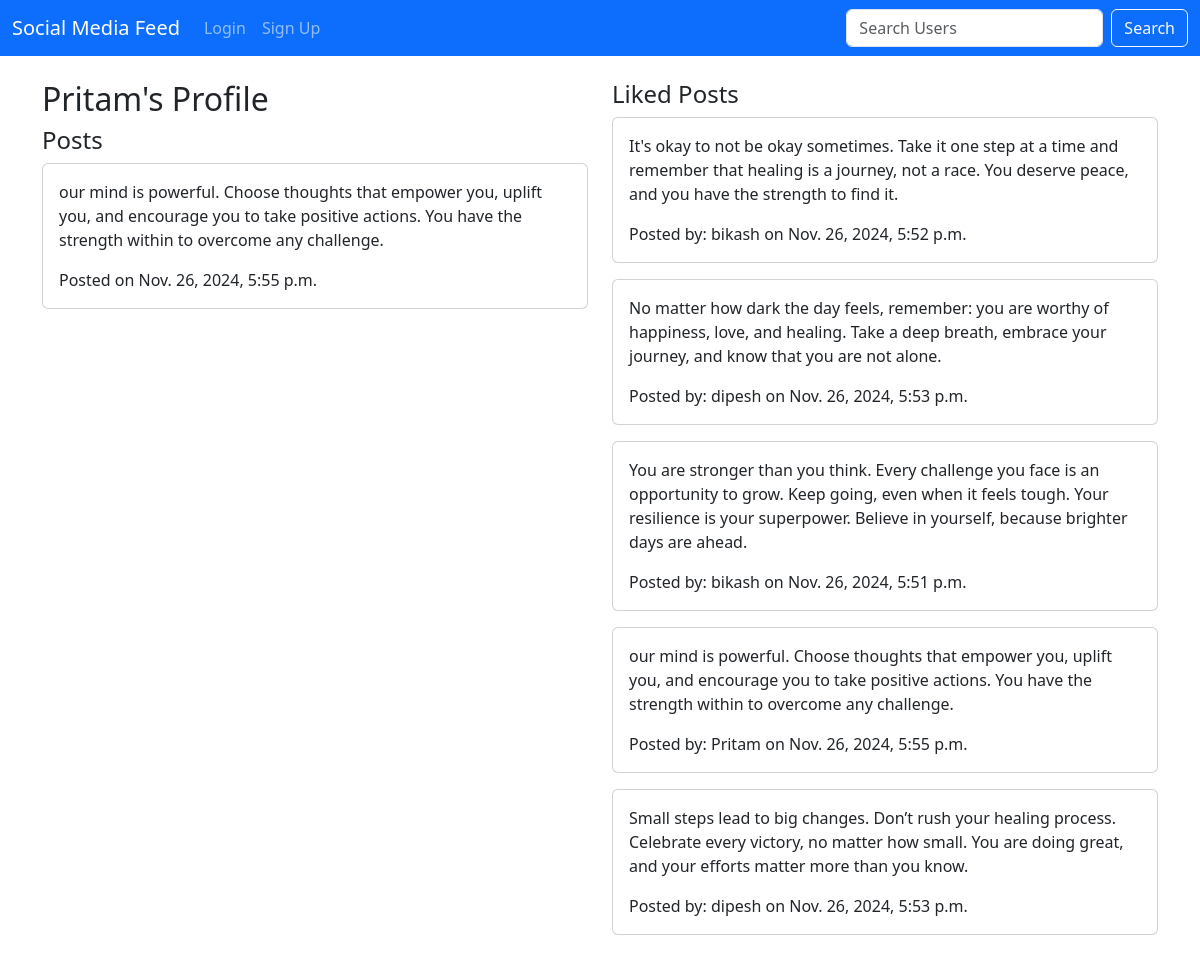
The page /profile/Pritam/ on the database its author committed.
### core/models.py (models this page shows, shortened)
class Post(models.Model):
    content = models.TextField()
    user = models.ForeignKey(User, on_delete=models.CASCADE, related_name='posts')
    created_at = models.DateTimeField(auto_now_add=True)
    updated_at = models.DateTimeField(auto_now=True)

class Like(models.Model):
    user = models.ForeignKey(User, on_delete=models.CASCADE, related_name='likes')
    post = models.ForeignKey(Post, on_delete=models.CASCADE, related_name='likes')

### core/views.py (the view)
# urls.py: re_path(r'^profile/(?!change-username/)(?P<username>\w+)/$', views.user_profile, name='user_profile'),
def user_profile(request, username):
    user = get_object_or_404(User, username=username)
    posts = Post.objects.filter(user=user)
    likes = Like.objects.filter(user=user)
    context = {
        'profile_user': user,
        'posts': posts,
        'likes': likes,
    }
    return render(request, 'user_profile.html', context)

### core/templates/user_profile.html (shortened to what this page needs)
{% extends 'base.html' %}
{% block content %}
  <div class="row">
    <div class="col-md-6">
      <h2>{{ profile_user.username }}'s Profile</h2>
      <h4>Posts</h4>
      {% for post in posts %}
        <div class="card mb-3">
          <div class="card-body">
            <p class="card-text">{{ post.content }}</p>
            <p class="card-text">Posted on {{ post.created_at }}</p>
          </div>
        </div>
        {% empty %}
        <p>No posts yet.</p>
      {% endfor %}
    </div>
    <div class="col-md-6">
      <h4>Liked Posts</h4>
      {% for like in likes %}
        <div class="card mb-3">
          <div class="card-body">
            <p class="card-text">{{ like.post.content }}</p>
            <p class="card-text">Posted by: {{ like.post.user.username }} on {{ like.post.created_at }}</p>
          </div>
        </div>
        {% empty %}
        <p>No liked posts yet.</p>
      {% endfor %}
    </div>
  </div>
{% endblock %}

### rows shown on the page
Post: content "our mind is powerful. Choose thoughts that empower you, uplift you, and encourage you to take positive actions. You have the strength within to overcome any challenge.", created_at "Nov. 26, 2024, 5:55 p.m."
Like: post.content "It's okay to not be okay sometimes. Take it one step at a time and remember that healing is a journey, not a race. You deserve peace, and you have the strength to find it.", post.user.username "bikash", post.created_at "Nov. 26, 2024, 5:52 p.m."
Like: post.content "No matter how dark the day feels, remember: you are worthy of happiness, love, and healing. Take a deep breath, embrace your journey, and know that you are not alone.", post.user.username "dipesh", post.created_at "Nov. 26, 2024, 5:53 p.m."
Like: post.content "You are stronger than you think. Every challenge you face is an opportunity to grow. Keep going, even when it feels tough. Your resilience is your superpower. Believe in yourself, because brighter days are ahead.", post.user.username "bikash", post.created_at "Nov. 26, 2024, 5:51 p.m."
Like: post.content "our mind is powerful. Choose thoughts that empower you, uplift you, and encourage you to take positive actions. You have the strength within to overcome any challenge.", post.user.username "Pritam", post.created_at "Nov. 26, 2024, 5:55 p.m."
Like: post.content "Small steps lead to big changes. Don’t rush your healing process. Celebrate every victory, no matter how small. You are doing great, and your efforts matter more than you know.", post.user.username "dipesh", post.created_at "Nov. 26, 2024, 5:53 p.m."

### other values the page prints
{{ profile_user.username }} "Pritam"
